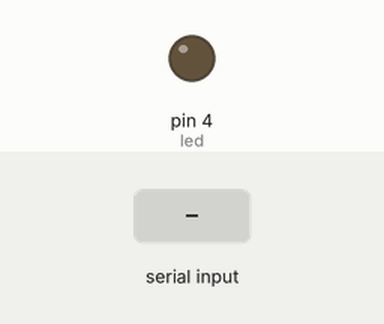
Bench run of a sketch on a simulated Arduino Uno, built with avr-gcc and run on an emulated ATmega328P. Parts: output pins drawn as LEDs (lit = HIGH). The test bench sets the inputs (shaded band). What the sketch prints to the serial monitor is not drawn.

Above: at 1.2 s.
1.3 s: "200\n" received over Serial
At 2.0 s:
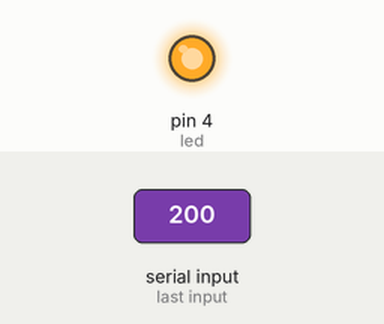
Timing chart, 0 to 13.8 s (numbered marks = the images above; inputs shaded):
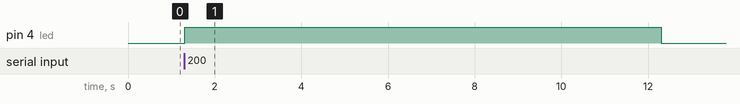

Measured:
- after the input at 1.3 s, pin 4 (led): LOW → HIGH at once, → LOW 11.0 s later

The sketch:

brightnessControl.ino
```cpp
int led = 4;

void setup() {
  pinMode(led, OUTPUT);
  Serial.begin(9600);
}

void loop() {

  if (Serial.available() > 0) {

    int brightness = Serial.parseInt();

    brightness = constrain(brightness, 0, 255);
    //constrain() is an Arduino utility function that limits a value to stay within a specified range.

    analogWrite(led, brightness);
    delay(10000);
    Serial.print("Brightness = ");
    Serial.println(brightness);
  }
}
```
